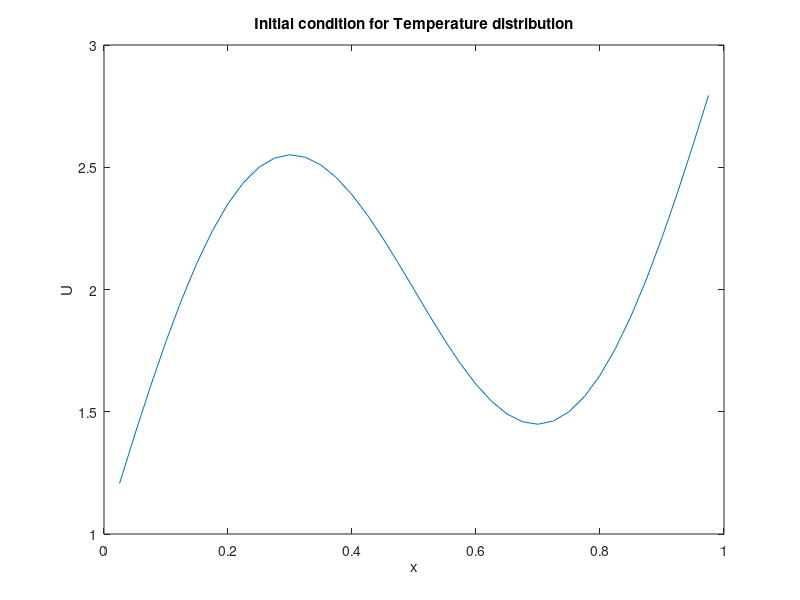

The MATLAB source for this figure: (Note: this script raises an error after producing the figure.)
%% MethodOfLines.m

%% Author: Louise Olsen-Kettle (email: l.kettle1@uq.edu.au, @DrOlsen-Kettle)
%% Code to supplement lecture notes by Louise Olsen-Kettle:
%% Numerical solution of Partial Differential Equations (PDEs)
%% Webpage: http://espace.library.uq.edu.au/view/UQ:239427
%% ISBN: 978-1-74272-149-1

% using the method of lines to solve the heat equation U_t = beta*U_xx
global A b

x1=0;
a = 1.; % length of bar in x-direction
x2=a;

T = 12000.; % length of time for solution

n = 39;   % no of grid points Xn

dx = a/(n+1.); % grid spacing in x direction

beta = 1.e-5; % thermal diffusivity constant

s = beta/(dx^2);  % gain parameter 

% build the A matrix to march method of lines solution forward in time

% check first with n=3 to test that you are getting the right A matrix and b vector:

%s=1  % checkpoint values comment out later!!!
%n=3  % checkpoint values comment out later!!!

Adiag = (-2*s)*ones(n,1);

Asubs = s*ones(n,1);

Asuper = s*ones(n,1);

A = spdiags([Asubs,Adiag,Asuper],[-1 0 1],n,n);

% specify boundary conditions through vector b and by changing any rows in A matrix needed - for Neumann boundary conditions
 
% for Neumann boundary conditions at x = a:
A(n,n) = -s;

b= zeros(n,1);

% for Dirichlet boundary conditions at x=0: b[1] = s*g1(t_k)
% U(x=0, t) = 1.
b(1) = s*1.;
% for Neumann boundary conditions at x = a: b[n] = s*dx*g2(t_k)
% U_x(x=a,t) = 2.
b(n) =  2.*s*dx;
% b % check b is right too!

% set up mesh in x-direction:
x = linspace(x1+dx,x2-dx, n)';
% Set up vector U^0 at time tk=0: U(x,0) = f(x)
% using U(x,0) = 2*x + sin(2*pi*x) + 1
 
U0 = 2.*x + sin(2*pi*x) + 1.;

figure(3)
plot (x,U0,'-')
title ('Initial condition for Temperature distribution')
xlabel ('x')
ylabel ('U')

[t,U] = ode45('Uprime',[0,T], U0);


figure(4)
mesh (t,x,U')
title ('Variation of Temperature distribution with time using Method of Lines')
xlabel ('t')
ylabel ('x')
zlabel ('U')
